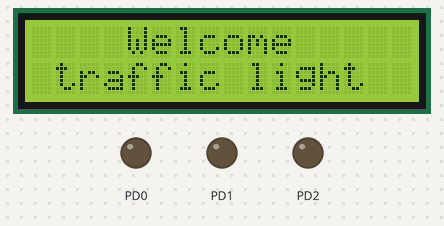
A program run on a simulated ATmega32, built with avr-gcc and emulated at 8 MHz. Shown: 16×2 character LCD, output pins drawn as LEDs (lit = HIGH). Wiring (inferred from the names in the program): character LCD (HD44780): RS PB2; R/W PB1; E PB0; data PA0, PA1, PA2, PA3, PA4, PA5, PA6, PA7. Pins used as bus, display or sensor lines are not drawn.

Above: at 0.4 s.
At 5.0 s:
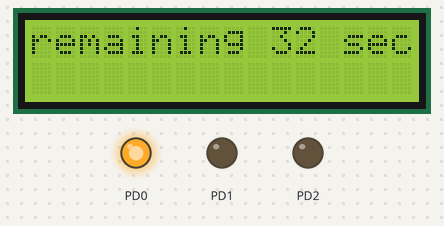
At 10.2 s:
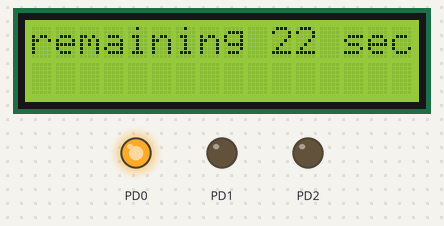
At 19.6 s:
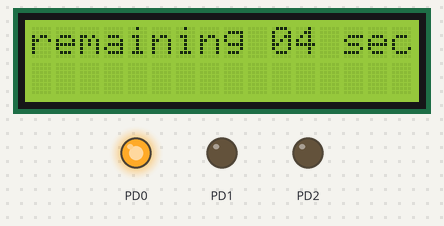
At 26.3 s:
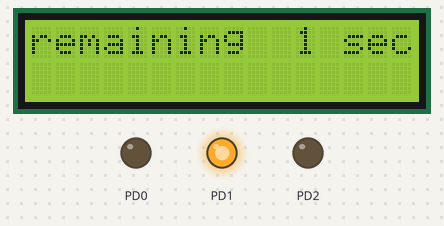
At 39.3 s:
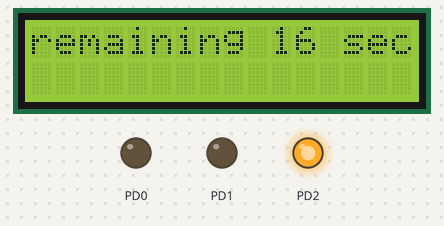
Timing chart, 0 to 40.0 s (numbered marks = the images above):
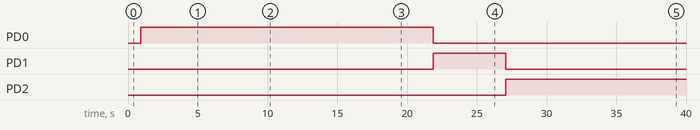

Measured:
- by itself, PD0: LOW → HIGH at 0.92 s, → LOW 21.0 s later
- by itself, PD1: LOW → HIGH at 21.9 s, → LOW 5.2 s later
- by itself, PD2: LOW → HIGH at 27.1 s
- what the display in image 0 shows lasts 0.5 s, from 0.3 s to 0.8 s

The program:

Triffic_timer.c
```c
/*
 * Triffic_timer.c
 *
 * Created: 11/17/2023 10:41:56 PM
 *  Author: Mustafa mahmoud saad
 */
#include "Timre.h"
#include "LCD 8BIT.h"
#include "LED.h"
#include "std_macros.h"
#include <avr/io.h>
#include "DIO.h"
#define F_CPU 8000000UL
#include <util/delay.h>
#include "avr/interrupt.h"
volatile unsigned short counter=0;
unsigned char counter_g=40;
unsigned char counter_y=10;
unsigned char counter_r=40;
int main(void)
{
    LCD_INIT();
	vLed_init('d',0);
	vLed_init('d',1);
	vLed_init('d',2);
	LCD_MOVE_CURSOR(1,5);
	LCD_SEND_STRING("Welcome");
	LCD_MOVE_CURSOR(2,2);
	LCD_SEND_STRING("traffic light");
	_delay_ms(500);
	LCD_clear_screen();
	TIMER_CTC_INIT();

    while(1)
    {
		 counter_g=40;
		 counter_y=10;
		 counter_r=40;
		 LCD_clear_screen();
		 LCD_SEND_STRING("remaining 40 sec");
		 vLed_on('d',0);
		 while(counter_g>0)
		 {
			 if (counter>=50)
			 {
				 counter=0;
				 counter_g--;
				 LCD_MOVE_CURSOR(1,11);
				 LCD_SEND_CHAR((counter_g/10)+48);
				 LCD_MOVE_CURSOR(1,12);
				 LCD_SEND_CHAR((counter_g%10)+48);
			 }
		 }
		 _delay_ms(300);
		 vLed_on('d',1);
		 vLed_off('d',0);
		 LCD_clear_screen();
		 LCD_SEND_STRING("remaining 10 sec");
		  while(counter_y>0)
		  {
			  if (counter>=50)
			  {
				  counter=0;
				  counter_y--;
				 LCD_MOVE_CURSOR(1,11);
				 LCD_SEND_CHAR(' ');
				 LCD_SEND_CHAR((counter_y%10)+48);

			  }
		  }
		  _delay_ms(300);
		  vLed_on('d',2);
		  vLed_off('d',1);
		  LCD_clear_screen();
		  LCD_SEND_STRING("remaining 40 sec");
		  while(counter_r>0)
		  {
			  if (counter>=50)
			  {
				  counter=0;
				  counter_r--;
				  LCD_MOVE_CURSOR(1,11);
				  LCD_SEND_CHAR((counter_r/10)+48);
				  LCD_MOVE_CURSOR(1,12);
				  LCD_SEND_CHAR((counter_r%10)+48);
			  }
		  }
		  _delay_ms(400);
		  vLed_off('d',2);


    }
}
ISR(TIMER0_COMP_vect)
{
	counter++;
}
```

LED.c
```c
#include "DIO.h"
void vLed_init(unsigned char port, unsigned char pin)
{
	vDIO_SET_BIT_DIR(port,pin,1);
}
void vLed_on(unsigned char port,unsigned char pin)
{
	vDIO_WRITE_BIT(port,pin,1);
}
void vLed_off(unsigned char port,unsigned char pin)
{
	vDIO_WRITE_BIT(port,pin,0);
}
void vLed_toggle(unsigned char port,unsigned char pin)
{
	vDIO_TOGGLE_BIT(port,pin);
}
```

LED.h
```c
/*
 * LED.h
 *
 * Created: 10/7/2023 3:12:44 AM
 *  Author: DELL
 */


#ifndef LED_H_
#define LED_H_
void vLed_init(unsigned char port, unsigned char pin);
void vLed_on(unsigned char port,unsigned char pin);
void vLed_off(unsigned char port,unsigned char pin);
void vLed_toggle(unsigned char port,unsigned char pin);

#endif /* LED_H_ */
```

Timer.c
```c
#include <avr/io.h>
#include <avr/interrupt.h>
#include "std_macros.h"
void TIMER_CTC_INIT(void)
{
	sei();
	SET_BIT(TCCR0,CS00);//clock
	SET_BIT(TCCR0,CS02);//clock
	SET_BIT(TCCR0,WGM01);//mode
	OCR0=80;
	SET_BIT(TIMSK,OCIE0);//enable
}
```

Timre.h
```c
/*
 * Timre.h
 *
 * Created: 11/15/2023 12:58:38 AM
 *  Author: DELL
 */


#ifndef TIMRE_H_
#define TIMRE_H_

void TIMER_CTC_INIT(void);


#endif /* TIMRE_H_ */
```

std_macros.h
```c
/*
 * std_macros.h
 *
 * Created: 9/30/2023 6:04:34 AM
 *  Author: DELL
 */


#ifndef STD_MACROS_H_
#define STD_MACROS_H_

#define REGISTER_SIZE 8
#define SET_BIT(reg,bit) reg|=(1<<bit)
#define CLEAR_BIT(reg,bit) reg&=~(1<<bit)
#define TOGGAL_BIT(reg,bit) reg^=(1<<bit)
#define READ_BIT(reg,bit)  ((reg&(1<<bit))>>bit)
#define ROL_BIT(reg,num) reg=((reg>>(REGISTER_SIZE -num))|(reg<<num))
#define ROR_BIT(reg,num) reg=((reg<<(REGISTER_SIZE -num))|(reg>>num))


#endif /* STD_MACROS_H_ */
```

LCD_config.h
```c
/*
 * LCD_config.h
 *
 * Created: 10/30/2023 7:21:03 PM
 *  Author: DELL
 */


#ifndef LCD_CONFIG_H_
#define LCD_CONFIG_H_
#define eight_bit_mode
#endif 
```

LCD_8BIT.c
```c
#define F_CPU 8000000UL
#include <util/delay.h>
#include "LCD 8BIT.h"

void LCD_INIT(void)
{
	_delay_ms(200);
	#if defined eight_bit_mode
	vDIO_SET_BIT_DIR(LCD_DATA,0,1);
	vDIO_SET_BIT_DIR(LCD_DATA,1,1);
	vDIO_SET_BIT_DIR(LCD_DATA,2,1);
	vDIO_SET_BIT_DIR(LCD_DATA,3,1);
	vDIO_SET_BIT_DIR(LCD_DATA,4,1);
	vDIO_SET_BIT_DIR(LCD_DATA,5,1);
	vDIO_SET_BIT_DIR(LCD_DATA,6,1);
	vDIO_SET_BIT_DIR(LCD_DATA,7,1);
	vDIO_SET_BIT_DIR(LCD_CONTROL,EN,1);
	vDIO_SET_BIT_DIR(LCD_CONTROL,RS,1);
	vDIO_SET_BIT_DIR(LCD_CONTROL,WR,1);
	vDIO_WRITE_BIT(LCD_CONTROL,WR,0);
	LCD_SEND_CMD(RET_HOME);
	_delay_ms(10);
	LCD_SEND_CMD(EIGHT_BIT);
	_delay_ms(1);
	LCD_SEND_CMD(DISPLAY_CURSOR);
	_delay_ms(1);
	//LCD_SEND_CMD(CLR_SCREEN);
	_delay_ms(1);
	LCD_SEND_CMD(ENTRY_MODE);
	_delay_ms(1);

	#elif defined four_bit_mode
	vDIO_SET_BIT_DIR(LCD_DATA,4,1);
	vDIO_SET_BIT_DIR(LCD_DATA,5,1);
	vDIO_SET_BIT_DIR(LCD_DATA,6,1);
	vDIO_SET_BIT_DIR(LCD_DATA,7,1);
	vDIO_SET_BIT_DIR(LCD_CONTROL,EN,1);
	vDIO_SET_BIT_DIR(LCD_CONTROL,RS,1);
	vDIO_SET_BIT_DIR(LCD_CONTROL,WR,1);
	vDIO_WRITE_BIT(LCD_CONTROL,WR,0);
	LCD_SEND_CMD(RET_HOME);
	_delay_ms(100);
	LCD_SEND_CMD(FOUR_BIT);
	_delay_ms(1);
	LCD_SEND_CMD(DISPLAY_CURSOR);
	_delay_ms(1);
	LCD_SEND_CMD(CLR_SCREEN);
	_delay_ms(1);
	LCD_SEND_CMD(ENTRY_MODE);
	_delay_ms(1);

	#endif

}
void LCD_SEND_CHAR( char data)
{
	#if defined eight_bit_mode
	vDIO_WRITE_PORT(LCD_DATA,data);
	vDIO_WRITE_BIT(LCD_CONTROL,RS,1);
	LCD_ENABLE();
	#elif defined four_bit_mode
	vDIO_WRITE_HIGH_NIBBLE(LCD_DATA,data>>4);
	vDIO_WRITE_BIT(LCD_CONTROL,RS,1);
	LCD_ENABLE();
	vDIO_WRITE_HIGH_NIBBLE(LCD_DATA,data);
	LCD_ENABLE();
	_delay_ms(1);
	#endif

}
static void LCD_ENABLE(void)
{
	vDIO_WRITE_BIT(LCD_CONTROL,EN,1);
	_delay_ms(2);
	vDIO_WRITE_BIT(LCD_CONTROL,EN,0);
	_delay_ms(2);

}
void LCD_SEND_CMD( char cmd)
{
	#if defined eight_bit_mode
	vDIO_WRITE_PORT(LCD_DATA,cmd);
	vDIO_WRITE_BIT(LCD_CONTROL,RS,0);
	LCD_ENABLE();
	_delay_ms(1);
	#elif defined four_bit_mode
	vDIO_WRITE_HIGH_NIBBLE(LCD_DATA,cmd>>4);
	vDIO_WRITE_BIT(LCD_CONTROL,RS,0);
	LCD_ENABLE();
	vDIO_WRITE_HIGH_NIBBLE(LCD_DATA,cmd);
	vDIO_WRITE_BIT(LCD_CONTROL,RS,0);
	LCD_ENABLE();
	_delay_ms(1);
	#endif

}
void LCD_clear_screen(void)
{
	LCD_SEND_CMD(CLR_SCREEN);
	_delay_ms(10);
}

void LCD_SEND_STRING( char *data)
{
	while((*data)!='\0')
	{
		LCD_SEND_CHAR(*data);
		data++;
	}
}
void LCD_MOVE_CURSOR( char row, char colum)
{
	char val;
	if(row>2||row<1||colum>16||colum<1)
	{
		val=0x80;
	}
	else if(row==1)
	{
		val=0x80+(colum-1);
	}
	else if(row==2)
	{
		val=0xC0+(colum-1);
	}

	LCD_SEND_CMD(val);
	_delay_ms(1);
}
```

LCD_8BIT.h
```c
#ifndef LCD 8BIT_H_
#define LCD 8BIT_H_
#include "DIO.h"
#include "LCD_config.h"
#define LCD_DATA 'A'
#define LCD_CONTROL 'B'
#define CLR_SCREEN 0X01
#define RET_HOME 0X02
#define ENTRY_MODE 0X06
#define DISPLAY_CURSOR 0X0C
#if defined four_bit_mode
#define EN 0
#define RS 2
#define WR 1
#define FOUR_BIT 0x28
#elif defined eight_bit_mode
#define EN 0
#define RS 2
#define WR 1
#define EIGHT_BIT 0X38
#endif
void LCD_INIT(void);
void LCD_SEND_CHAR(char data);
static void LCD_ENABLE(void);
void LCD_clear_screen();
void LCD_SEND_CMD( char cmd);
void LCD_SEND_STRING( char *data);
void LCD_MOVE_CURSOR( char row, char colum);
#endif 
```

DIO.c
```c
#include <avr/io.h>
#include "std_macros.h"
#include "DIO.h"

void vDIO_SET_BIT_DIR(unsigned char port,unsigned char pin,unsigned char dir)
{
	switch(port)
	{
		case'A':
		case'a':
		if(dir==1)
		{
			SET_BIT(DDRA,pin);
		}
		else
		{
			CLEAR_BIT(DDRA,pin);
		}
		break;
		case'B':
		case'b':
		if(dir==1)
		{
			SET_BIT(DDRB,pin);
		}
		else
		{
			CLEAR_BIT(DDRB,pin);
		}
		break;
		case'C':
		case'c':
		if(dir==1)
		{
			SET_BIT(DDRC,pin);
		}
		else
		{
			CLEAR_BIT(DDRC,pin);
		}
		break;
		case'D':
		case'd':
		if(dir==1)
		{
			SET_BIT(DDRD,pin);
		}
		else
		{
			CLEAR_BIT(DDRD,pin);
		}
		break;
		default:
		break;

	}
}
void vDIO_WRITE_BIT(unsigned char port,unsigned char pin,unsigned char val)
{
	switch(port)
  {
	case'A':
	case'a':
	if(val==1)
	{
		SET_BIT(PORTA,pin);
	}
	else
	{
		CLEAR_BIT(PORTA,pin);
	}
	break;
	case'B':
	case'b':
	if(val==1)
	{
		SET_BIT(PORTB,pin);
	}
	else
	{
		CLEAR_BIT(PORTB,pin);
	}
	break;
	case'C':
	case'c':
	if(val==1)
	{
		SET_BIT(PORTC,pin);
	}
	else
	{
		CLEAR_BIT(PORTC,pin);
	}
	break;
	case'D':
	case'd':
	if(val==1)
	{
		SET_BIT(PORTD,pin);
	}
	else
	{
		CLEAR_BIT(PORTD,pin);
	}
	break;
	default:
	break;

  }
}
void vDIO_TOGGLE_BIT(unsigned char port,unsigned char pin)
{
switch(port)
{
	case'A':
	case'a':
	TOGGAL_BIT(PORTA,pin);
	break;
	case'B':
	case'b':
	TOGGAL_BIT(PORTB,pin);
	break;
	case'C':
	case'c':
	TOGGAL_BIT(PORTC,pin);
	break;
	case'D':
	case'd':
	TOGGAL_BIT(PORTD,pin);
	break;
	default:
	break;
}
}
unsigned char u8DIO_READ_BIT(unsigned char port, unsigned char pin)
{

	switch(port)
	{
		case'A':
		case'a':
		return READ_BIT(PINA,pin);
		break;
		case'B':
		case'b':
		return READ_BIT(PINB,pin);
		break;
		case'C':
		case'c':
		return READ_BIT(PINC,pin);
		break;
		case'D':
		case'd':
		return READ_BIT(PIND,pin);
		break;
		default:
		break;
   }
}
void vDIO_SET_PORT( unsigned char port,unsigned char dir)
{
	switch(port)
	{
		case 'A':
		case 'a':
		DDRA=dir;
		break;
		case 'B':
		case 'b':
		DDRB=dir;
		break;
		case 'C':
		case 'c':
		DDRC=dir;
		break;
		case 'D':
		case 'd':
		DDRD=dir;
		break;
		default:
		break;
	}
}
void vDIO_WRITE_PORT(unsigned char port,unsigned char val)
{
	switch(port)
	{
		case 'A':
		case 'a':
		PORTA=val;
		break;
		case 'B':
		case 'b':
		PORTB=val;
		break;
		case 'C':
		case 'c':
		PORTC=val;
		break;
		case 'D':
		case 'd':
		PORTD=val;
		break;
		default:
		break;
	}
}
unsigned char u8DIO_READ_PORT(unsigned char port)
{
	unsigned char ret_val;
	switch(port)
	{
		case 'A':
		case 'a':
		ret_val=PINA;
		break;
		case 'B':
		case 'b':
		ret_val=PINB;
		break;
		case 'C':
		case 'c':
		ret_val=PINC;
		break;
		case 'D':
		case 'd':
		ret_val=PIND;
		break;
		default:
		break;

	}
}
void vDIO_TOGGLE_PORT(unsigned char port)
{
	switch(port)
	{
		case 'A':
		case 'a':
		PORTA=~PORTA;
		break;
		case 'B':
		case 'b':
		PORTB=~PORTB;
		break;
		case 'C':
		case 'c':
		PORTC=~PORTC;
		break;
		case 'D':
		case 'd':
		PORTD=~PORTD;
		break;
		default:
		break;
	}
}
void vDIO_PULLUP_CONNECT(unsigned char port,unsigned char pin,unsigned char connect)
{
	switch(port)
	{
		case'A':
		case'a':
		if(connect==1)
		{
			SET_BIT(PORTA,pin);
		}
		else
		{
			CLEAR_BIT(PORTA,pin);
		}
		break;
		case'B':
		case'b':
		if(connect==1)
		{
			SET_BIT(PORTB,pin);
		}
		else
		{
			CLEAR_BIT(PORTB,pin);
		}
		break;
		case'C':
		case'c':
		if(connect==1)
		{
			SET_BIT(PORTC,pin);
		}
		else
		{
			CLEAR_BIT(PORTC,pin);
		}
		break;
		case'D':
		case'd':
		if(connect==1)
		{
			SET_BIT(PORTD,pin);
		}
		else
		{
			CLEAR_BIT(PORTD,pin);
		}
		break;
		default:
		break;
}
}
void vDIO_WRITE_LOW_NIBBLE(unsigned char port,unsigned char value)
{
	vDIO_WRITE_BIT(port,0,READ_BIT(value,0));
	vDIO_WRITE_BIT(port,1,READ_BIT(value,1));
	vDIO_WRITE_BIT(port,2,READ_BIT(value,2));
	vDIO_WRITE_BIT(port,3,READ_BIT(value,3));
}
void vDIO_WRITE_HIGH_NIBBLE(unsigned char port,unsigned char value)
{
	vDIO_WRITE_BIT(port,4,READ_BIT(value,4));
	vDIO_WRITE_BIT(port,5,READ_BIT(value,5));
	vDIO_WRITE_BIT(port,6,READ_BIT(value,6));
	vDIO_WRITE_BIT(port,7,READ_BIT(value,7));
}
```

DIO.h
```c
/*
 * DIO.h
 *
 * Created: 10/2/2023 10:39:55 PM
 *  Author: DELL
 */


#ifndef DIO_H_
#define DIO_H_
void vDIO_SET_BIT_DIR(unsigned char port,unsigned char pin,unsigned char dir);
void vDIO_WRITE_BIT(unsigned char port,unsigned char pin,unsigned char val);
void vDIO_TOGGLE_BIT(unsigned char port,unsigned char pin);
unsigned char u8DIO_READ_BIT(unsigned char port,unsigned char pin);
void vDIO_SET_PORT(unsigned char port,unsigned char pin);
void vDIO_WRITE_PORT(unsigned char port,unsigned char val);
unsigned char u8DIO_READ_PORT(unsigned char port);
void vDIO_TOGGLE_PORT(unsigned char port);
void vDIO_PULLUP_CONNECT(unsigned char port,unsigned char pin,unsigned char connect);
void vDIO_WRITE_LOW_NIBBLE(unsigned char port,unsigned char value);
void vDIO_WRITE_HIGH_NIBBLE(unsigned char port,unsigned char value);
#endif /* DIO_H_ */
```
